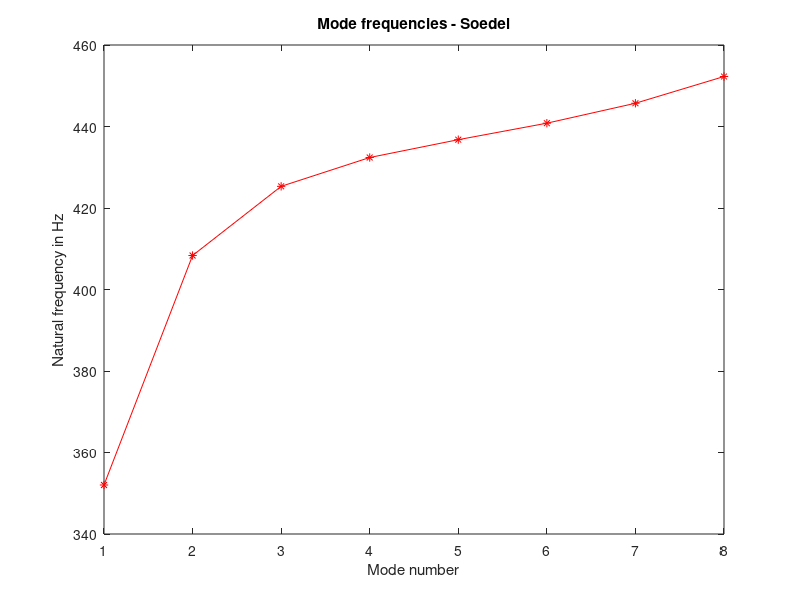
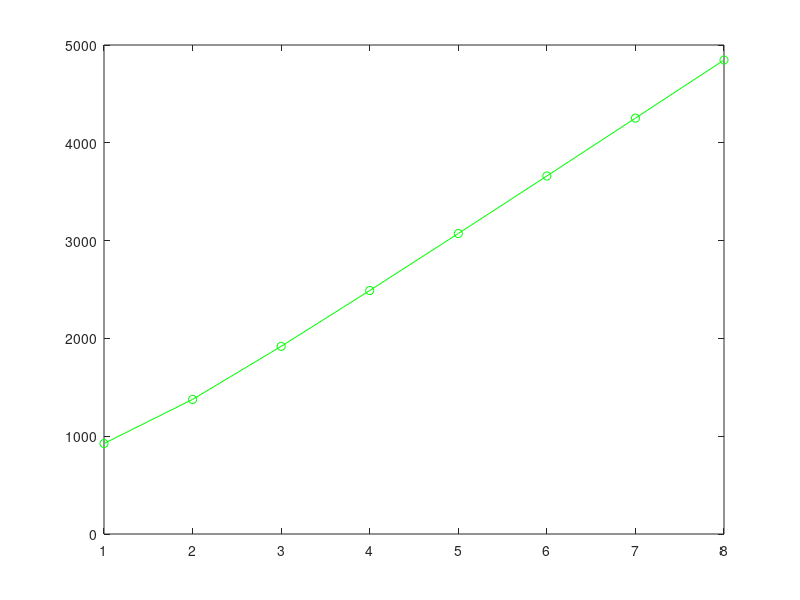

MATLAB code to generate these figures, in order:
%TYRE parameters
E       =  10.4e+9;            %Young's modulus
b       =  15.2e-2;            %Belt ring section width in m
h       =  3.1e-3;             %Belt ring section heigth in m
I       =  b*h^3/12;           %second moment of inertia
D       =  (E*h^3)/12;         %Bending stiffness of belt ring 
K       =  E*h;                %Membrane stiffness of belt ring
Dnorm   =   D*b;                %Normalized bending stiffness of belt ring
Knorm   =   K*b;                %Normalized Membrane stiffness of belt ring
kr      =   192.9e+6;          %Radial stiffness of sidewall in kg/m.sec^2
kt      =   648.7e+5;          %Tangential stiffness of sidewall in kg/m.sec^2
krnorm  =   kr*b;               %Normalized Radial stiffness of sidewall in kg/m.sec^2
ktnorm  =   kt*b;               %Normalized Tangenial stiffness of sidewall in kg/m.sec^2
rho     =   8.1e+3;             %Density in in kg/m^3
A       =   b*h;                %Belt ring section Area in m^2
a       =   0.3;                %Belt ring radius in m
rhof    =   rho*h;
hf      =   h;                 %homogenous thickness of the shell
m       =(rho*A) + ((1/3)*rhof*hf*b); 
n       =1:8;

  
%Precalculated terms
%K1=zeros(length(n),1);
K1=(((n.^2+1)/(a^2*m)) .* (((n.^2*E*I)./a^2)+(E*A))) + ((ktnorm+krnorm)/m);
%K2=zeros(length(n),1);
K2=(((n.^2.*(n.^2-1).^2)/(a^6*m^2))*E^2*I*A) + ((krnorm*ktnorm)+(krnorm*((n.^2.*E)/a^2).*((I/a^2)+A))+(ktnorm*(E/a^2)*(((n.^4*I)/a^2)+A)))/(m^2);

%Calculating natural frequencies of each mode

ValNatfreq1= (sqrt ((K1/2).*(1-(sqrt(1-(4*(K2./K1.^2))))))) *.159 ;
ValNatfreq2= (sqrt ((K1/2).*(1+(sqrt(1-(4*(K2./K1.^2))))))) *.159;

plot(n,ValNatfreq1,'-*r');
title('Mode frequencies - Soedel')
xlabel('Mode number');
ylabel('Natural frequency in Hz')

figure,plot(n,ValNatfreq2,'-og');

%natfreq =  natural frequencies of the modes;
%n =  number of modes
% %From kinetic energy considerations, assuming no surges in the homogeneous
%foundation itself, one-third of its mass per unit area has to be added to the h of the shell.
% for i=1:length(n)
%     fprintf('For mode %f the Radial natural frequency is %f Hz and the Tangential natural frequency is %f Hz\n\n',n(i),ValNatfreq1(i),ValNatfreq2(i));
% end
%Ratio of radial to tangential deformation amplitude
%ValNatfreq1=zeros(n,1);
%ValNatfreq2=zeros(n,1);
%ValNatfreq1=zeros(length(n),1);
%RTmbyRm1=((m*ValNatfreq1(n)^2)-krnorm-((n^4*E*I)/a^4)-((E*A)/a^2))/((n^3*E*I/a^4)+(n^2*E*A/a^2));
%RTmbyRm2=((m*ValNatfreq2(n)^2)-krnorm-((n^4*E*I)/a^4)-((E*A)/a^2))/((n^3*E*I/a^4)+(n^2*E*A/a^2));
%TTmbyRm1=((n^3*E*I/a^4)+(n^2*E*A/a^2))/((m*ValNatfreq1(n)^2)-ktnorm-((n^4*E*I)/a^4)-((n^2*E*A)/a^2));
%TTmbyRm2=((n^3*E*I/a^4)+(n^2*E*A/a^2))/((m*ValNatfreq2(n)^2)-ktnorm-((n^4*E*I)/a^4)-((n^2*E*A)/a^2));
%fprintf('The ratio of radial to tangential deformation amplitude for %f is %f and for Tangential mode is %f\n\n',RTmbyRm,TTmbyRm);
